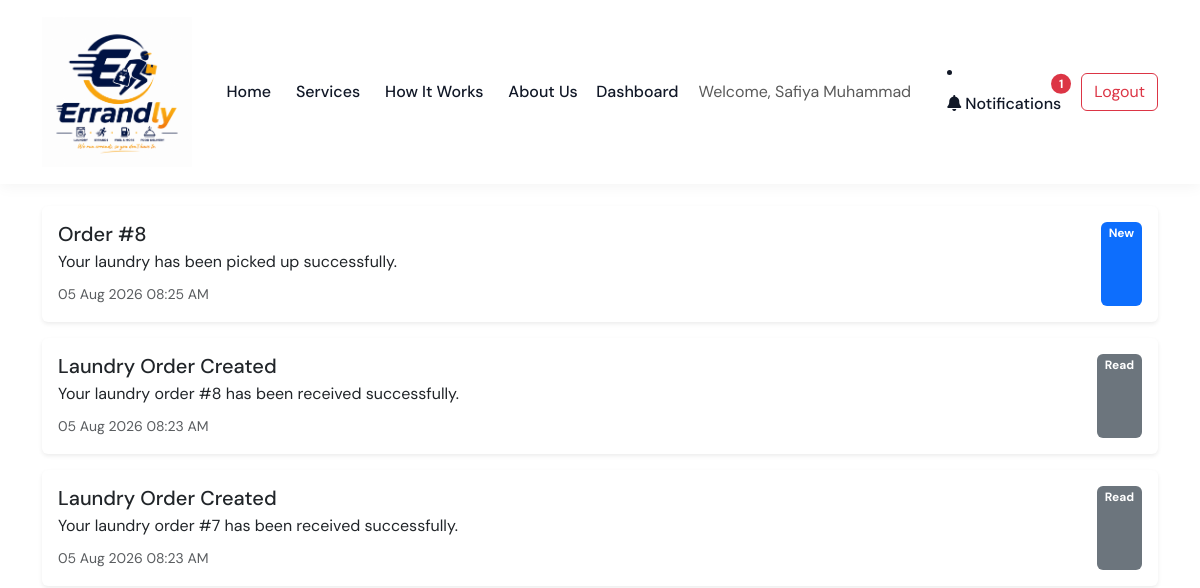
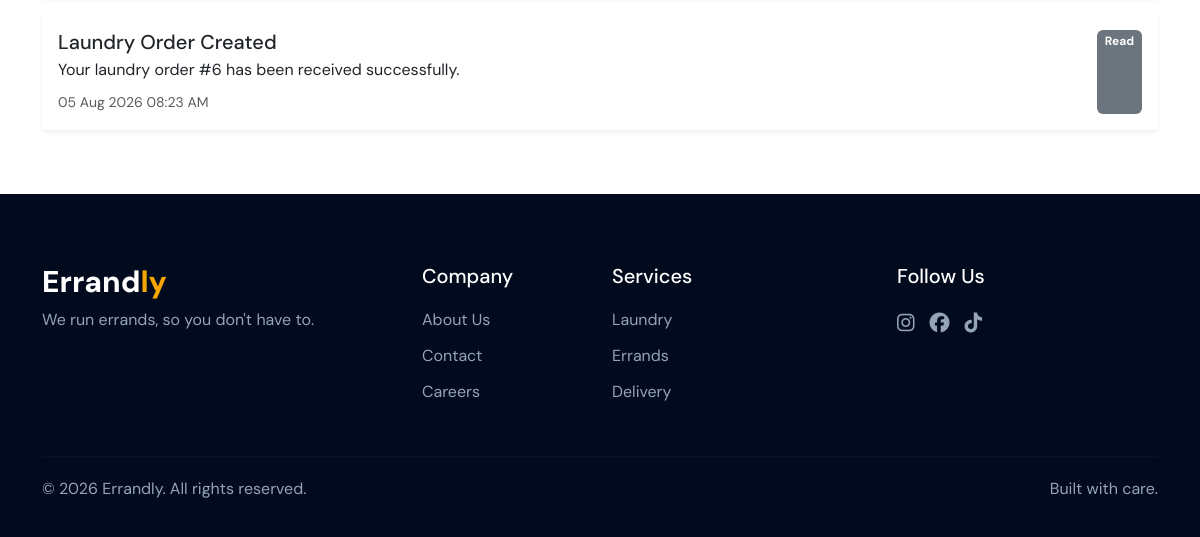
The page /notifications (signed in) on the database as committed earlier (2 pictures, top to bottom).
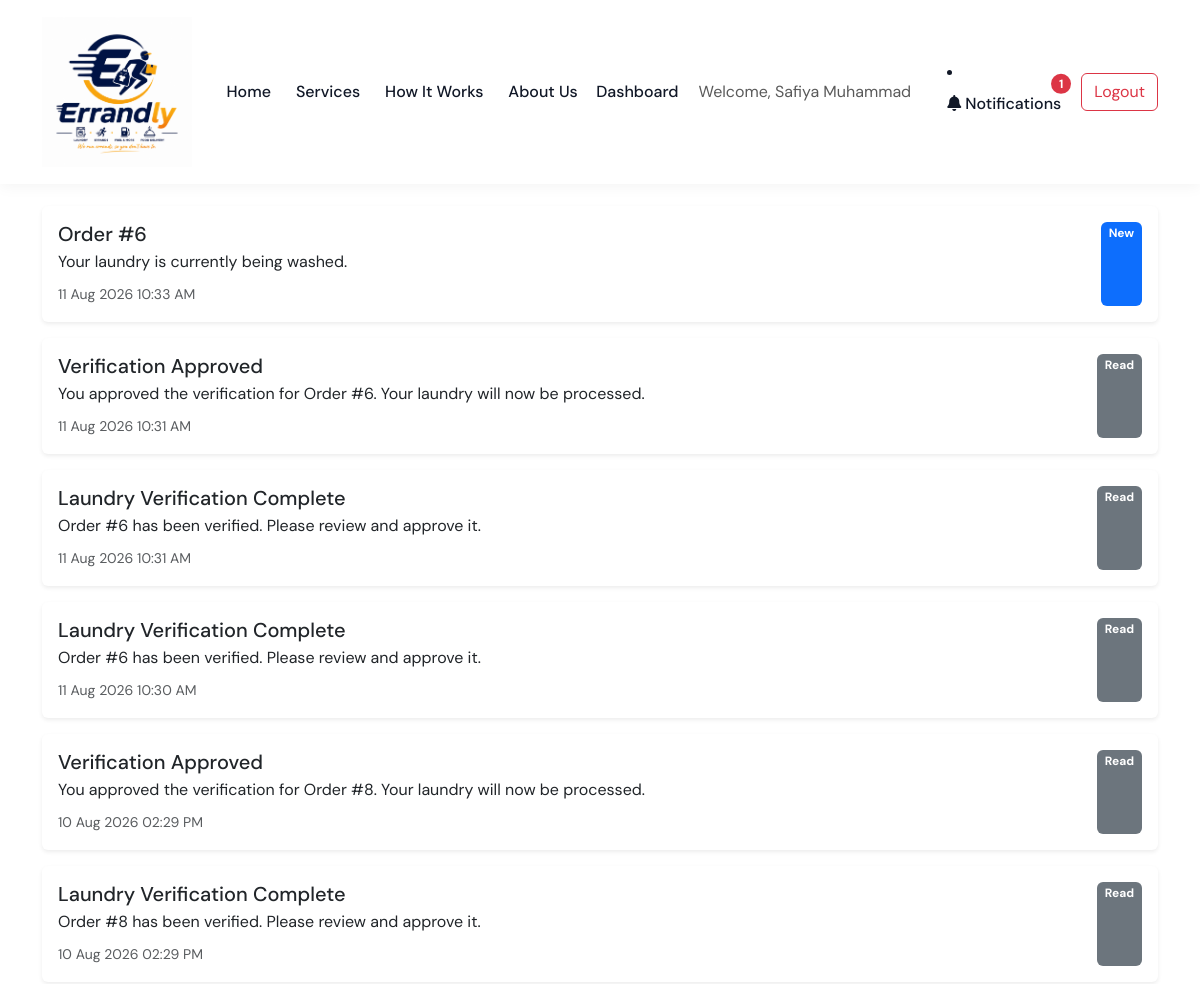
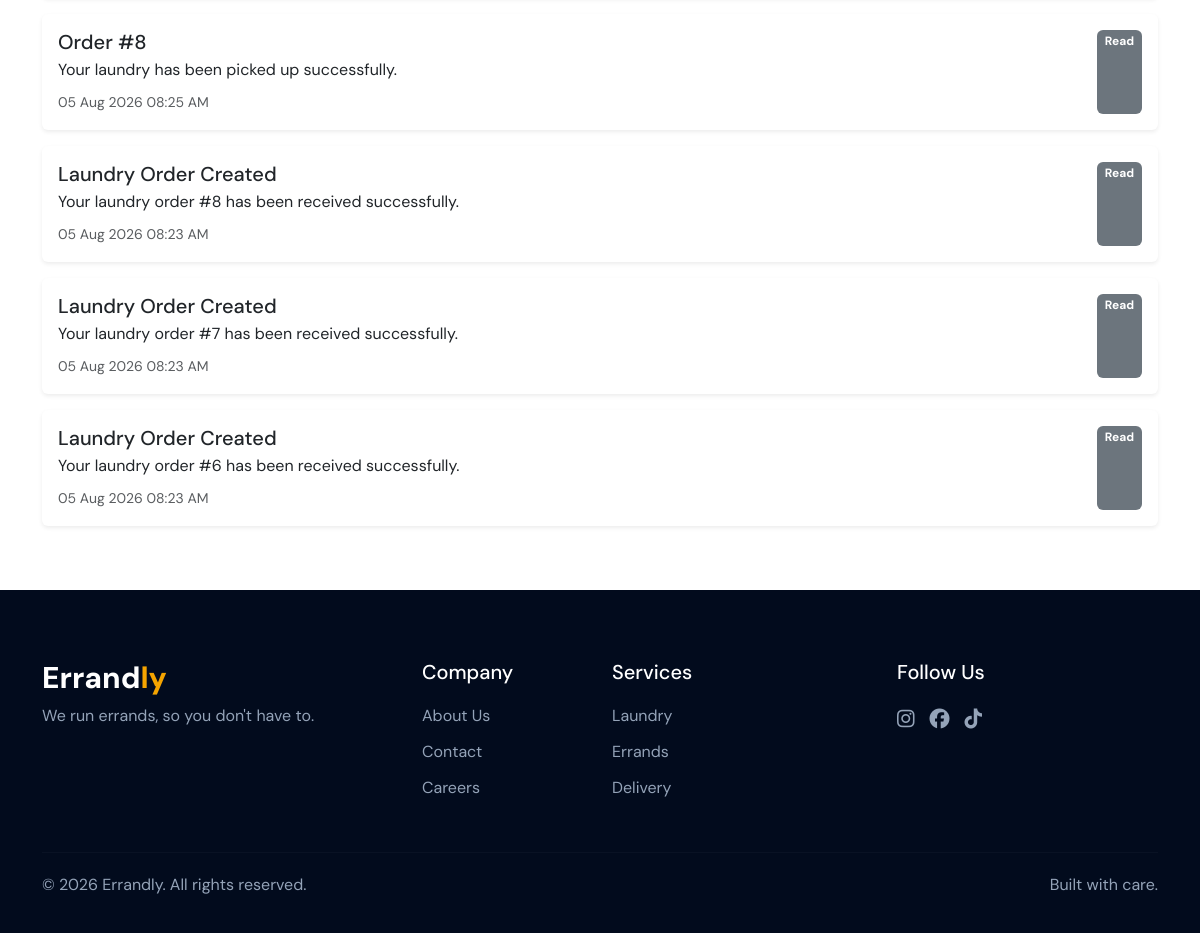
The same page on the database as committed later (2 pictures, top to bottom).
### models.py (models this page shows)
class User(UserMixin, db.Model):
    __tablename__ = "users"
    id = db.Column(
        db.Integer,
        primary_key=True
    )
    name = db.Column(
        db.String(100),
        nullable=False
    )
    email = db.Column(
        db.String(120),
        unique=True,
        nullable=False
    )
    phone = db.Column(
        db.String(20),
        nullable=False
    )
    address = db.Column(
        db.String(250),
        nullable=False
    )
    password = db.Column(
        db.String(250),
        nullable=False
    )
    role = db.Column(
        db.String(20),
        nullable=False,
        default="customer"
    )
    notifications = db.relationship(
    "Notification",
    back_populates="user",
    cascade="all, delete-orphan"
)

class Notification(db.Model):
    __tablename__ = "notifications"
    id = db.Column(
        db.Integer,
        primary_key=True
    )
    user_id = db.Column(
        db.Integer,
        db.ForeignKey("users.id"),
        nullable=False
    )
    title = db.Column(
        db.String(150),
        nullable=False
    )
    message = db.Column(
        db.Text,
        nullable=False
    )
    is_read = db.Column(
        db.Boolean,
        default=False
    )
    created_at = db.Column(
        db.DateTime,
        default=datetime.utcnow
    )
    user = db.relationship(
        "User",
        back_populates="notifications"
    )

### app.py (the view)
@app.route("/notifications")
@login_required
def notifications():
    notifications = (
        Notification.query
        .filter_by(user_id=current_user.id)
        .order_by(Notification.created_at.desc())
        .all()
    )
    for notification in notifications:
        notification.is_read = True
    db.session.commit()
    return render_template(
        "notifications.html",
        notifications=notifications
    )

### app.py (called while the page is built)
@app.context_processor
def inject_notification_count():
    unread_count = 0
    if current_user.is_authenticated:
        unread_count = (
            Notification.query
            .filter_by(
                user_id=current_user.id,
                is_read=False
            )
            .count()
        )
    return dict(
        unread_notifications=unread_count
    )

@login_manager.user_loader
def load_user(user_id):
    return db.get_or_404(User, int(user_id))

### templates/notifications.html (shortened to what this page needs)
{% extends "base.html" %}
{% block content %}
<div class="container py-5 mt-5">
    <div class="d-flex justify-content-between align-items-center mb-4">
        <div>
            <h2>
            </h2>
            <p class="text-muted">
            </p>
        </div>
    </div>
    {% if notifications %}
        {% for notification in notifications %}
        <div class="card shadow-sm border-0 mb-3">
            <div class="card-body">
                <div class="d-flex justify-content-between">
                    <div>
                        <h5 class="mb-1">
                            {{ notification.title }}
                        </h5>
                        <p class="mb-2">
                            {{ notification.message }}
                        </p>
                        <small class="text-muted">
                            {{ notification.created_at.strftime("%d %b %Y %I:%M %p") }}
                        </small>
                    </div>
                    {% if notification.is_read %}
                        <span class="badge bg-secondary">
                            Read
                        </span>
                    {% else %}
                        <span class="badge bg-primary">
                            New
                        </span>
                    {% endif %}
                </div>
            </div>
        </div>
        {% endfor %}
    {% endif %}
</div>
{% endblock %}

### templates/base.html (shortened to what this page needs)
<!DOCTYPE html>
<html lang="en">
<head>
    <link href="https://cdn.jsdelivr.net/npm/bootstrap@5.3.3/dist/css/bootstrap.min.css"
        rel="stylesheet">
    <link rel="stylesheet"
        href="https://cdnjs.cloudflare.com/ajax/libs/font-awesome/6.5.2/css/all.min.css">
    <link rel="stylesheet"
        href="{{ url_for('static', filename='css/style.css') }}">
</head>
<body>
    <nav class="navbar navbar-expand-lg fixed-top">
        <div class="container">
            <a class="navbar-brand" href="{{ url_for('home') }}">
                <img src="{{ url_for('static', filename='images/errandly-logo.png') }}"
                     alt="Errandly Logo">
            </a>
            <div class="collapse navbar-collapse" id="mainNavbar">
                <ul class="navbar-nav mx-auto">
                    <li class="nav-item">
                        <a class="nav-link" href="#home">Home</a>
                    </li>
                    <li class="nav-item">
                        <a class="nav-link" href="#services">Services</a>
                    </li>
                    <li class="nav-item">
                        <a class="nav-link" href="#how-it-works">
                            How It Works
                        </a>
                    </li>
                    <li class="nav-item">
                        <a class="nav-link" href="#about">
                            About Us
                        </a>
                    </li>
                </ul>
                <div class="nav-actions">
                   {% if current_user.is_authenticated %}
                        <a href="{{ url_for('dashboard') }}"
                            class="nav-link">
                                Dashboard
                        </a>
                        <span class="navbar-text me-3">
                            Welcome, {{ current_user.name }}
                        </span>
                        <li class="nav-item">
                            <a
                                class="nav-link position-relative"
                                href="{{ url_for('notifications') }}"
                            >
                                <i class="fas fa-bell"></i>
                                Notifications
                                {% if unread_notifications > 0 %}
                                    <span
                                        class="position-absolute top-0 start-100 translate-middle badge rounded-pill bg-danger"
                                    >
                                        {{ unread_notifications }}
                                    </span>
                                {% endif %}
                            </a>
                        </li>
                        <a href="{{ url_for('logout') }}"
                        class="btn btn-outline-danger">
                            Logout
                        </a>
                    {% endif %}
                </div>
            </div>
        </div>
    </nav>
    {% block content %}
    {% endblock %}
    <footer class="footer">
        <div class="container">
            <div class="row gy-4">
                <div class="col-lg-4">
                    <h3 class="footer-logo">
                        Errand<span>ly</span>
                    </h3>
                    <p>
                        We run errands, so you don't have to.
                    </p>
                </div>
                <div class="col-lg-2 col-md-4">
                    <h5>Company</h5>
                    <a href="#about">About Us</a>
                    <a href="#">Contact</a>
                    <a href="#">Careers</a>
                </div>
                <div class="col-lg-3 col-md-4">
                    <h5>Services</h5>
                    <a href="#services">Laundry</a>
                    <a href="#services">Errands</a>
                    <a href="#services">Delivery</a>
                </div>
                <div class="col-lg-3 col-md-4">
                    <h5>Follow Us</h5>
                    <div class="social-links">
                        <a href="#">
                            <i class="fab fa-instagram"></i>
                        </a>
                        <a href="#">
                            <i class="fab fa-facebook"></i>
                        </a>
                        <a href="#">
                            <i class="fab fa-tiktok"></i>
                        </a>
                    </div>
                </div>
            </div>
            <hr>
            <div class="footer-bottom">
                <p>
                    © 2026 Errandly. All rights reserved.
                </p>
                <p>
                    Built with care.
                </p>
            </div>
        </div>
    </footer>
</body>
</html>

### static/css/style.css (style rules this page uses)
:root { --primary-color: #071d49; --secondary-color: #f5a400; --dark-color: #111827; --light-color: #f8fafc; --white: #ffffff; }
* { margin: 0; padding: 0; box-sizing: border-box; }
body { font-family: 'DM Sans', sans-serif; color: var(--dark-color); background-color: var(--white); }
.navbar { background-color: var(--white); padding: 12px 0; box-shadow: 0 2px 15px rgba(0, 0, 0, 0.05); transition: all 0.3s ease; }
.navbar-brand { display: flex; align-items: center; }
.navbar-brand img { width: 150px; height: auto; display: block; }
.navbar-nav { gap: 25px; }
.nav-link { color: var(--dark-color); font-weight: 500; padding: 8px 0 !important; position: relative; transition: 0.3s ease; }
.nav-link::after { content: ""; position: absolute; width: 0; height: 2px; background-color: var(--secondary-color); left: 0; bottom: 0; transition: width 0.3s ease; }
.nav-actions { display: flex; align-items: center; gap: 20px; }
.footer { padding: 70px 0 20px; background-color: #020b1d; color: var(--white); }
.footer-logo { font-size: 30px; font-weight: 800; }
.footer-logo span { color: var(--secondary-color); }
.footer p { color: #94a3b8; }
.footer h5 { margin-bottom: 20px; }
.footer a { display: block; color: #94a3b8; text-decoration: none; margin-bottom: 12px; }
.social-links { display: flex; gap: 15px; }
.social-links a { font-size: 20px; }
.footer hr { border-color: #1e293b; margin: 40px 0 20px; }
.footer-bottom { display: flex; justify-content: space-between; }

Rows that differ between the two databases and show on the page:
added Notification: title "Order #6", message "Your laundry is currently being washed.", created_at "11 Aug 2026 10:33 AM", is_read "New"
added Notification: title "Verification Approved", message "You approved the verification for Order #6. Your laundry will now be processed.", created_at "11 Aug 2026 10:31 AM", is_read "Read"
added Notification: title "Laundry Verification Complete", message "Order #6 has been verified. Please review and approve it.", created_at "11 Aug 2026 10:31 AM", is_read "Read"
added Notification: title "Laundry Verification Complete", message "Order #6 has been verified. Please review and approve it.", created_at "11 Aug 2026 10:30 AM", is_read "Read"
added Notification: title "Verification Approved", message "You approved the verification for Order #8. Your laundry will now be processed.", created_at "10 Aug 2026 02:29 PM", is_read "Read"
added Notification: title "Laundry Verification Complete", message "Order #8 has been verified. Please review and approve it.", created_at "10 Aug 2026 02:29 PM", is_read "Read"
changed Notification "Order #8": is_read "New" → "Read"
